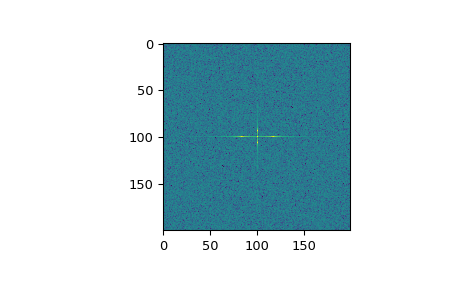

The script that drew this image:
import scipy.fft
x = np.mgrid[:3, :3, :3][0]
scipy.fft.fftn(x, axes=(1, 2))
# array([[[ 0.+0.j,   0.+0.j,   0.+0.j], # may vary
# [ 0.+0.j,   0.+0.j,   0.+0.j],
# [ 0.+0.j,   0.+0.j,   0.+0.j]],
# [[ 9.+0.j,   0.+0.j,   0.+0.j],
# [ 0.+0.j,   0.+0.j,   0.+0.j],
# [ 0.+0.j,   0.+0.j,   0.+0.j]],
# [[18.+0.j,   0.+0.j,   0.+0.j],
# [ 0.+0.j,   0.+0.j,   0.+0.j],
# [ 0.+0.j,   0.+0.j,   0.+0.j]]])
scipy.fft.fftn(x, (2, 2), axes=(0, 1))
# array([[[ 2.+0.j,  2.+0.j,  2.+0.j], # may vary
# [ 0.+0.j,  0.+0.j,  0.+0.j]],
# [[-2.+0.j, -2.+0.j, -2.+0.j],
# [ 0.+0.j,  0.+0.j,  0.+0.j]]])

import matplotlib.pyplot as plt
[X, Y] = np.meshgrid(2 * np.pi * np.arange(200) / 12,
                     2 * np.pi * np.arange(200) / 34)
S = np.sin(X) + np.cos(Y) + np.random.uniform(0, 1, X.shape)
FS = scipy.fft.fftn(S)
plt.imshow(np.log(np.abs(scipy.fft.fftshift(FS))**2))
# <matplotlib.image.AxesImage object at 0x...>
plt.show()
